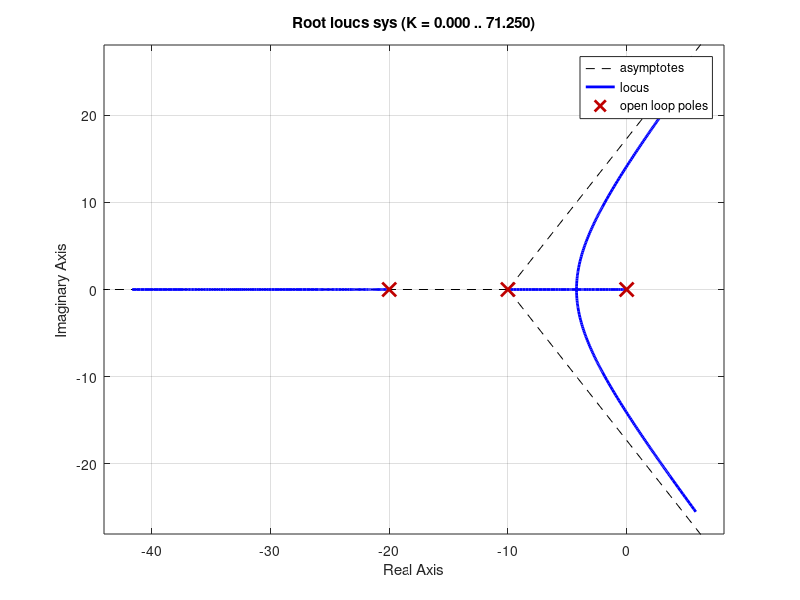

The MATLAB script that drew this image: (Note: this script raises an error after producing the figure.)
%PID Controler Based on Ziegler-Nichols
clear all;
close all;

sys=tf(400,[1,30,200,0]);

figure(1);
rlocus(sys);
[km,pole]=rlocfind(sys)

wm=imag(pole(2));
kp=0.6*km
kd=kp*pi/(4*wm)
ki=kp*wm/pi

figure(2);
grid on;
bode(sys,'r');

sys_pid=tf([kd,kp,ki],[1,0])
sysc=series(sys,sys_pid)
hold on;
bode(sysc,'b')

figure(3);
rlocus(sysc);